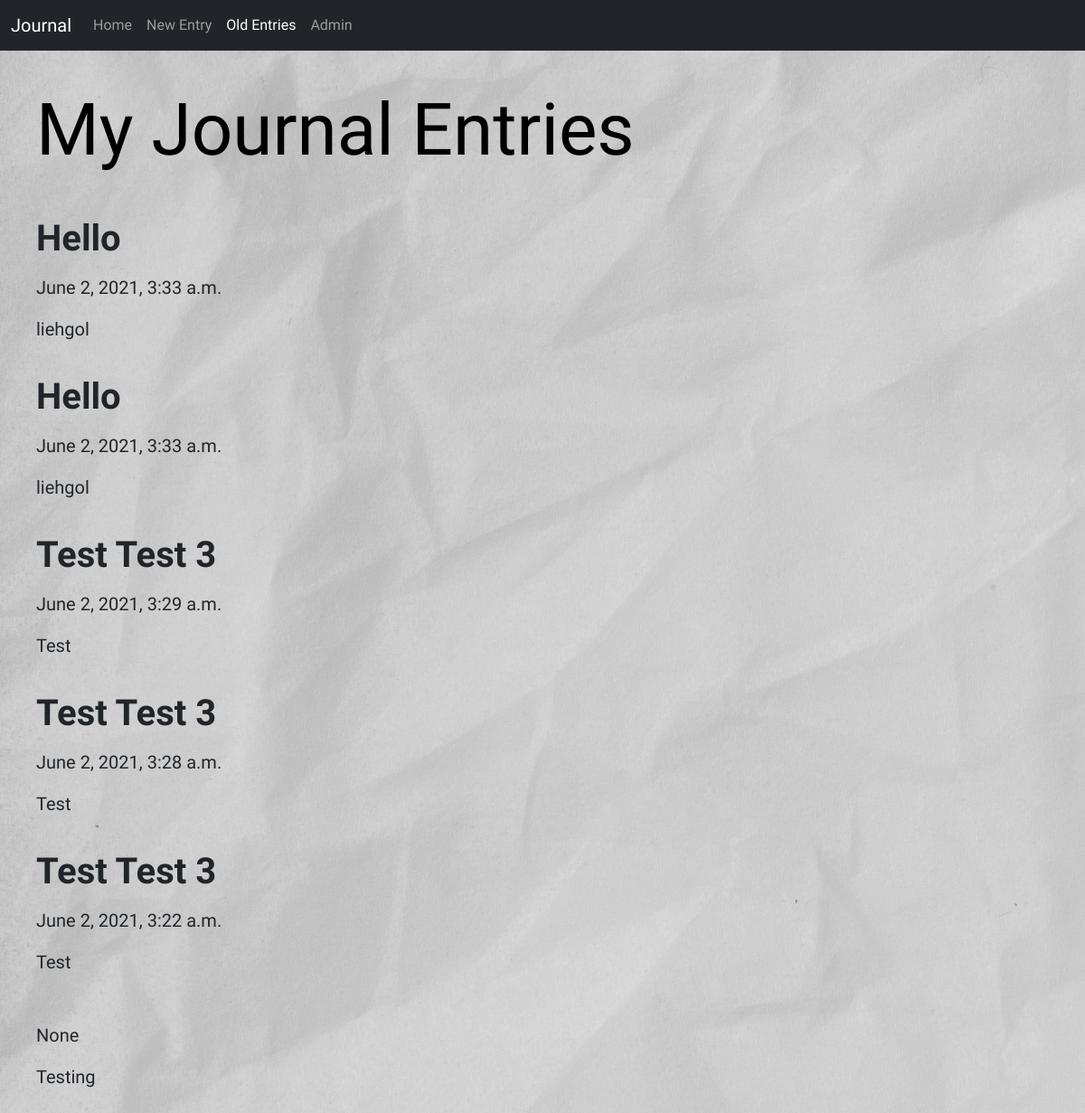
The app's page /old_entries/, older data.
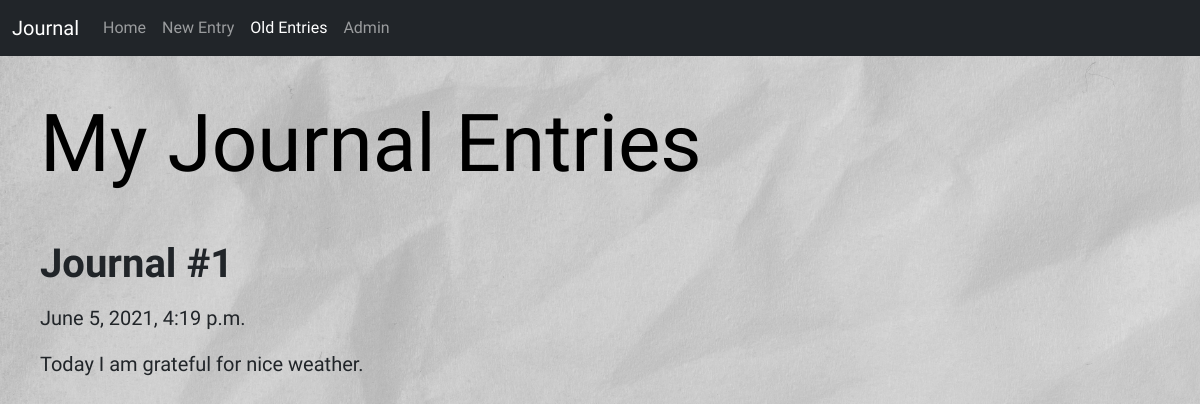
The same page, newer data.
### entries/models.py (models this page shows, shortened)
class Entry(models.Model):
    title = models.CharField(max_length=100, default='')
    date_posted = models.DateTimeField(auto_now_add = True)
    text = models.TextField(blank = False)
    class Meta:
        verbose_name_plural = 'entries'

### entries/views.py (the view)
# urls.py: path('old_entries/', views.old_entries, name="old_entries"),
def old_entries(request):
    entries = Entry.objects.order_by('-date_posted')
    context = {'entries' : entries,
        'page_heading':'My Journal Entries'}
    return render(request, 'entries/old_entries.html', context)

### entries/templates/entries/old_entries.html
{% extends 'base.html' %}
{% load static %}
{% block content %}
    <div class="header-container">
    <h1 class="title">{{ page_heading }}</h1>
    </div>
    {% for entry in entries %}
        <div class="old-entry-container">
            <h4>
                <strong>{{ entry.title }}</strong>
            </h4>
            <p>{{ entry.date_posted }}</p>
            <p>{{ entry.text }}</p>
        </div>
    {% endfor %}
{% endblock %}

### entries/templates/base.html (shortened to what this page needs)
{% load static %}
<!DOCTYPE html>
<html lang="en">
<head>
    <link href="https://cdn.jsdelivr.net/npm/bootstrap@5.0.1/dist/css/bootstrap.min.css" rel="stylesheet">
    <link rel="stylesheet" type="text/css" href="{% static 'base/css/style.css' %}">
</head>
<body>
    <nav class="navbar navbar-expand-sm navbar-dark bg-dark">
        <div class="container-fluid">
          <a class="navbar-brand" href="#">Journal</a>
          <div class="collapse navbar-collapse" id="navbarNavAltMarkup">
            <div class="navbar-nav">
                <a class="nav-link {% if request.resolver_match.view_name == 'index' %}active{% endif %}" aria-current="page" href="{% url 'index' %}">Home</a>
                <a class="nav-link {% if request.resolver_match.view_name == 'new_entry' %}active{% endif %}" href="{% url 'new_entry' %}">New Entry</a>
                <a class="nav-link {% if request.resolver_match.view_name == 'old_entries' %}active{% endif %}" href="{% url 'old_entries' %}">Old Entries</a>
                <a class="nav-link {% if request.resolver_match.view_name == 'admin:index' %}active{% endif %}" href="{% url 'admin:index' %}">Admin</a>
            </div>
          </div>
        </div>
      </nav>
    {% block content %}{% endblock %}
</body>
</html>

### entries/static/base/css/style.css (style rules this page uses)
h1, h4 { font-family: 'Lobster Two', cursive; }
h1 { font-size: 5em; text-decoration: none; color: black; }
h4 { font-size: 2em; text-decoration: none; margin-bottom: 15px; }
body { font-family: 'Source Sans Pro', sans-serif; background: url(../img/marjan-blan-paper-unsplash.jpg) no-repeat top center fixed; background-size: 100% auto; }
.header-container { margin-top: 20px; margin-bottom: 20px; padding: 20px 20px 20px 40px; }
.old-entry-container { padding: 0px 20px 20px 40px; font-size: 15pt; }

Row changes from the older to the newer data that the page shows:
removed Entry: title "Hello", date_posted "June 2, 2021, 3:33 a.m.", text "liehgol"
removed Entry: title "Hello", date_posted "June 2, 2021, 3:33 a.m.", text "liehgol"
removed Entry: title "Test Test 3", date_posted "June 2, 2021, 3:29 a.m.", text "Test"
removed Entry: title "Test Test 3", date_posted "June 2, 2021, 3:28 a.m.", text "Test"
removed Entry: title "Test Test 3", date_posted "June 2, 2021, 3:22 a.m.", text "Test"
removed Entry: date_posted "None", text "Testing"
added Entry: title "Journal #1", date_posted "June 5, 2021, 4:19 p.m.", text "Today I am grateful for nice weather."
